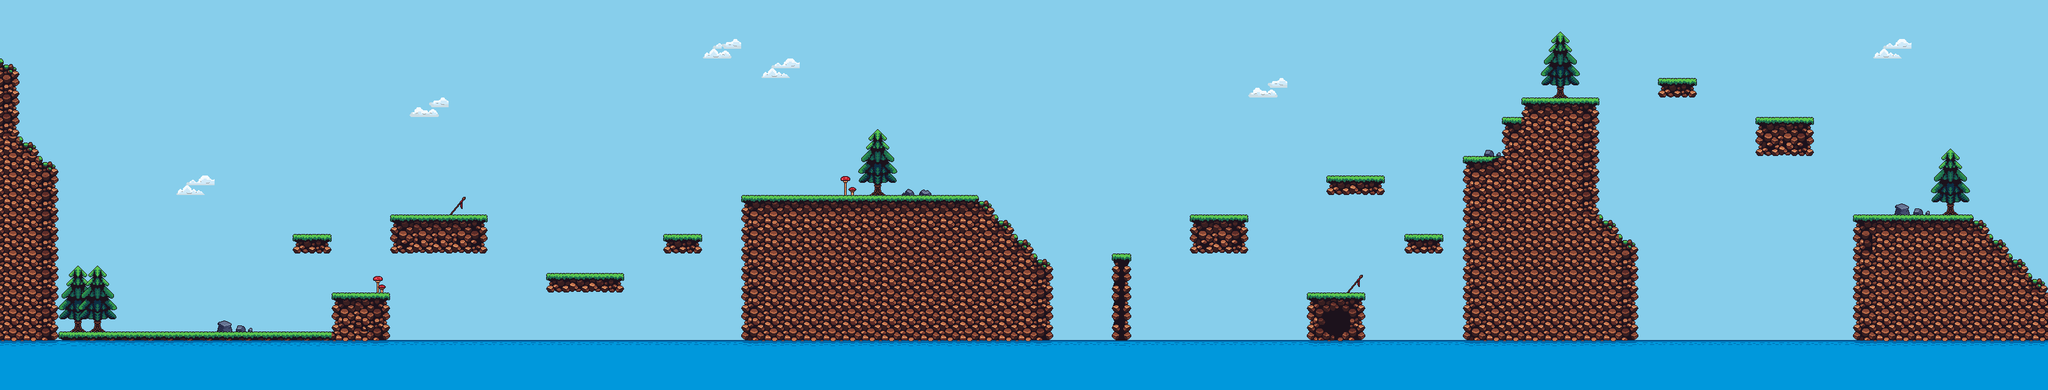

Rendered tile map (Tiled .tmx) drawn with the repository's tilesets; below, a short description and the map source with its tile grids summarised:
An orthogonal 105x20 tile map with 32x32 px tiles, 4 tile layers (Sky, Clouds, Background, PlayerScenario), 4 tilesets.

<map version="1.9" tiledversion="1.9.2" orientation="orthogonal" renderorder="right-down" width="105" height="20" tilewidth="32" tileheight="32" infinite="0" nextlayerid="7" nextobjectid="1">
 <tileset firstgid="1" name="Tileset_Platformer_GameDev" tilewidth="32" tileheight="32" tilecount="180" columns="18">
  <image source="Tileset.png" width="576" height="320" />
  <wangsets>
   <wangset name="Terrenos" type="corner" tile="-1">
    <wangcolor name="Grass" color="#ff0000" tile="-1" probability="1" />
    <wangcolor name="New Terrain" color="#00ff00" tile="1" probability="1" />
    <wangtile tileid="0" wangid="0,2,0,2,0,2,0,2" />
    <wangtile tileid="1" wangid="0,2,0,2,0,2,0,2" />
    <wangtile tileid="2" wangid="0,2,0,2,0,2,0,2" />
    <wangtile tileid="18" wangid="0,2,0,2,0,2,0,2" />
    <wangtile tileid="19" wangid="0,2,0,2,0,2,0,2" />
    <wangtile tileid="20" wangid="0,2,0,2,0,2,0,2" />
    <wangtile tileid="36" wangid="0,2,0,2,0,2,0,2" />
    <wangtile tileid="37" wangid="0,2,0,2,0,2,0,2" />
    <wangtile tileid="38" wangid="0,2,0,2,0,2,0,2" />
   </wangset>
  </wangsets>
 </tileset>
 <tileset firstgid="181" name="Items_Tileset_GameDev" tilewidth="32" tileheight="32" tilecount="504" columns="14">
  <image source="Items_Tileset.png" width="448" height="1152" />
 </tileset>
 <tileset firstgid="685" name="Cloud_Tileset_GameDev" tilewidth="32" tileheight="32" tilecount="8" columns="2">
  <image source="Cloud_Tileset.png" width="80" height="128" />
 </tileset>
 <tileset firstgid="693" name="Sky_tileset" tilewidth="32" tileheight="32" tilecount="1" columns="1">
  <image source="Sky_tileset.png" width="32" height="32" />
 </tileset>
 <group id="6" name="Sky">
  <layer id="4" name="Sky" width="105" height="20">
   <data>[2100 cells, 2100 non-empty, 1 distinct tile ids]</data>
  </layer>
  <layer id="5" name="Clouds" width="105" height="20">
   <data>[2100 cells, 12 non-empty, 4 distinct tile ids]</data>
  </layer>
 </group>
 <layer id="2" name="Background" width="105" height="20">
  <data>[2100 cells, 8 non-empty, 8 distinct tile ids]</data>
 </layer>
 <layer id="1" name="PlayerScenario" width="105" height="20">
  <data>[2100 cells, 692 non-empty, 50 distinct tile ids]</data>
 </layer>
</map>
